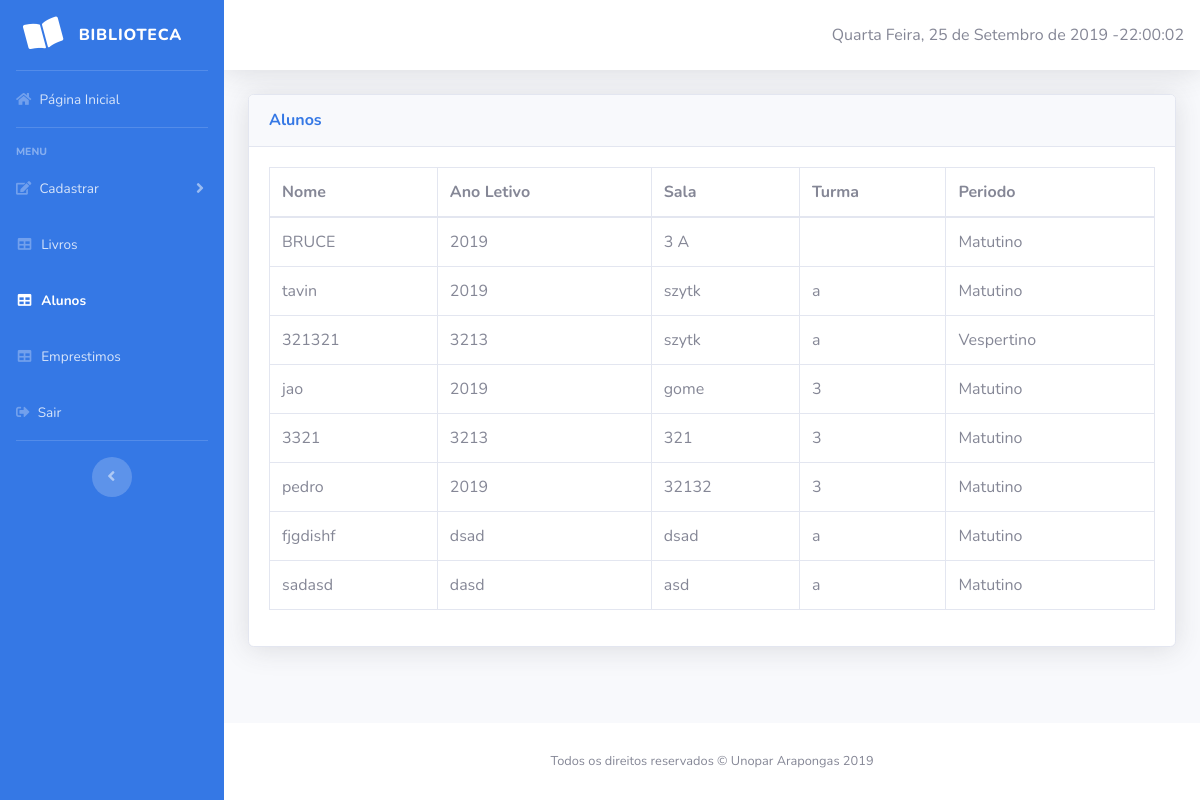
The app's page /interface_rel_aluno.php, older data.
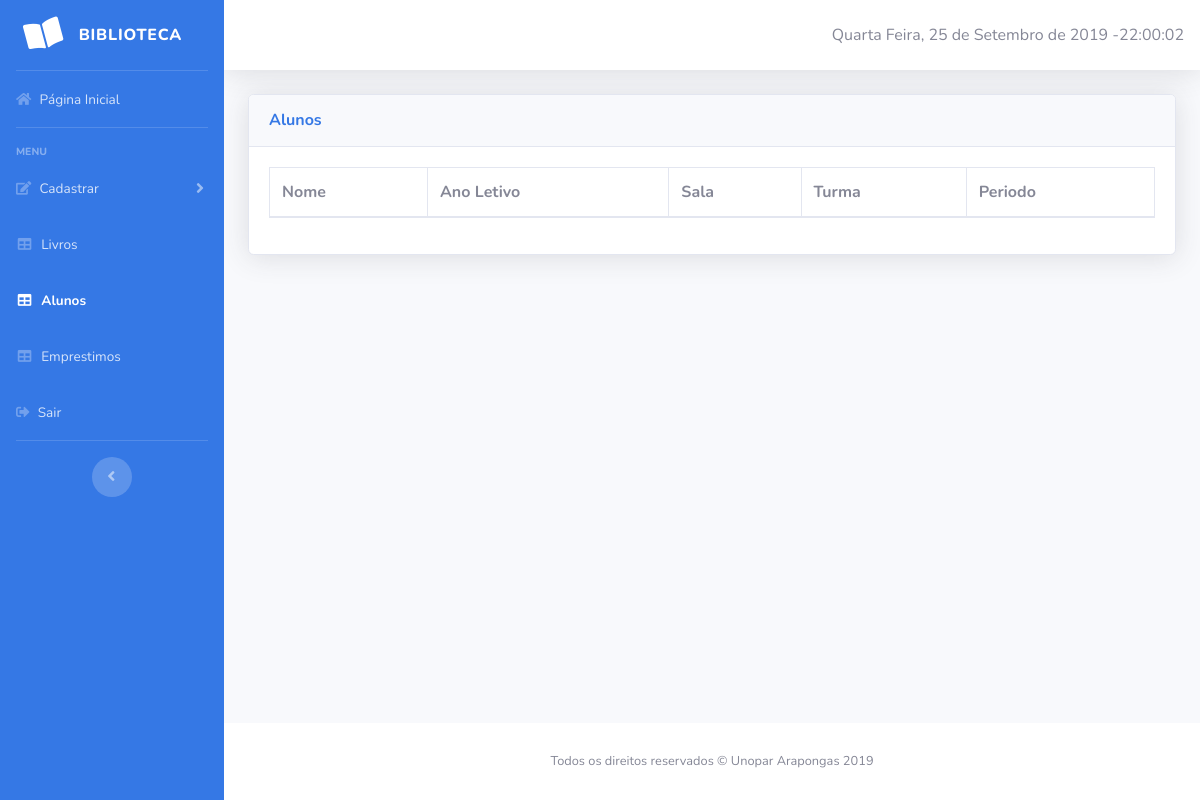
The same page, newer data.
### tables this page shows
CREATE TABLE `alunos` (
  `id_aluno` int(5) NOT NULL,
  `nome_aluno` varchar(40) NOT NULL,
  `sala_aluno` varchar(5) NOT NULL,
  `turma_aluno` varchar(5) NOT NULL,
  `ano_letivo` varchar(4) NOT NULL,
  `id_periodo` int(5) NOT NULL
);

CREATE TABLE `periodo` (
  `id_periodo` int(5) NOT NULL,
  `desc_periodo` varchar(15) NOT NULL
);

### interface_rel_aluno.php (the view, shortened to what the changed rows need)
<?php include "conexao_banco.php"; ?>
<!DOCTYPE html>
<html lang="en">
<head>
    <link href="vendor/fontawesome-free/css/all.min.css" rel="stylesheet" type="text/css">
    <link href="css/sb-admin-2.min.css" rel="stylesheet">
    <link href="vendor/datatables/dataTables.bootstrap4.min.css" rel="stylesheet">
</head>
<body id="page-top">
    <div id="wrapper">
        <div id="content-wrapper" class="d-flex flex-column">
            <div id="content">
                <div class="container-fluid">
                    <div class="card shadow mb-4">
                        <div class="card-body">
                            <div class="table-responsive">
                                <table class="table table-bordered" id="dataTable" width="100%" cellspacing="0">
                                    <thead>
                                        <tr>
                                            <th>Nome</th>
                                            <th>Ano Letivo</th>
                                            <th>Sala</th>
                                            <th>Turma</th>
                                            <th>Periodo</th>
                                        </tr>
                                    </thead>
                                    <tbody>
                                        <?php
                                    $sql=mysqli_query($conexao, "SELECT * FROM alunos JOIN periodo ON alunos.id_periodo = periodo.id_periodo WHERE id_aluno <> 0");
                                    while($row = mysqli_fetch_array($sql)){ ?>
                                        <tr>
                                            <td><?php echo $row['nome_aluno'];?></td>
                                            <td><?php echo $row['ano_letivo'];?></td>
                                            <td><?php echo $row['sala_aluno'];?></td>
                                            <td><?php echo $row['turma_aluno'];?></td>
                                            <td><?php echo $row['desc_periodo'];?></td>
                                        </tr>
                                        <?php } ?>
                                    </tbody>
                                </table>
                            </div>
                        </div>
                    </div>
                </div>
            </div>
        </div>
    </div>
</body>
</html>

Row changes from the older to the newer data that the page shows:
removed alunos: nome_aluno "BRUCE", ano_letivo "2019", sala_aluno "3 A", id_periodo.desc_periodo "Matutino"
removed alunos: nome_aluno "tavin", ano_letivo "2019", sala_aluno "szytk", turma_aluno "a", id_periodo.desc_periodo "Matutino"
removed alunos: nome_aluno "321321", ano_letivo "3213", sala_aluno "szytk", turma_aluno "a", id_periodo.desc_periodo "Vespertino"
removed alunos: nome_aluno "jao", ano_letivo "2019", sala_aluno "gome", turma_aluno "3", id_periodo.desc_periodo "Matutino"
removed alunos: nome_aluno "3321", ano_letivo "3213", sala_aluno "321", turma_aluno "3", id_periodo.desc_periodo "Matutino"
removed alunos: nome_aluno "pedro", ano_letivo "2019", sala_aluno "32132", turma_aluno "3", id_periodo.desc_periodo "Matutino"
removed alunos: nome_aluno "fjgdishf", ano_letivo "dsad", sala_aluno "dsad", turma_aluno "a", id_periodo.desc_periodo "Matutino"
removed alunos: nome_aluno "sadasd", ano_letivo "dasd", sala_aluno "asd", turma_aluno "a", id_periodo.desc_periodo "Matutino"
